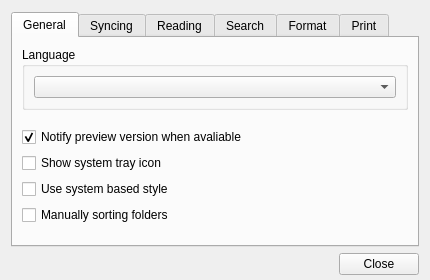
<?xml version="1.0" encoding="UTF-8"?>
<ui version="4.0">
 <class>CWizPreferenceWindow</class>
 <widget class="QDialog" name="CWizPreferenceWindow">
  <property name="geometry">
   <rect>
    <x>0</x>
    <y>0</y>
    <width>430</width>
    <height>280</height>
   </rect>
  </property>
  <property name="sizePolicy">
   <sizepolicy hsizetype="Preferred" vsizetype="Preferred">
    <horstretch>0</horstretch>
    <verstretch>0</verstretch>
   </sizepolicy>
  </property>
  <property name="minimumSize">
   <size>
    <width>430</width>
    <height>280</height>
   </size>
  </property>
  <property name="maximumSize">
   <size>
    <width>430</width>
    <height>280</height>
   </size>
  </property>
  <property name="windowTitle">
   <string>WizPreferenceDialog</string>
  </property>
  <layout class="QVBoxLayout" name="verticalLayout_2">
   <property name="topMargin">
    <number>12</number>
   </property>
   <property name="bottomMargin">
    <number>5</number>
   </property>
   <item>
    <widget class="QTabWidget" name="tabWidget">
     <property name="currentIndex">
      <number>0</number>
     </property>
     <property name="usesScrollButtons">
      <bool>false</bool>
     </property>
     <property name="documentMode">
      <bool>false</bool>
     </property>
     <property name="tabsClosable">
      <bool>false</bool>
     </property>
     <property name="movable">
      <bool>false</bool>
     </property>
     <widget class="QWidget" name="tabGeneral">
      <attribute name="title">
       <string>General</string>
      </attribute>
      <layout class="QVBoxLayout" name="verticalLayout">
       <item>
        <widget class="QGroupBox" name="groupBoxLang">
         <property name="title">
          <string>Language</string>
         </property>
         <layout class="QVBoxLayout" name="verticalLayout_3">
          <item>
           <widget class="QComboBox" name="comboLang"/>
          </item>
         </layout>
        </widget>
       </item>
       <item>
        <spacer name="verticalSpacer_2">
         <property name="orientation">
          <enum>Qt::Vertical</enum>
         </property>
         <property name="sizeHint" stdset="0">
          <size>
           <width>20</width>
           <height>40</height>
          </size>
         </property>
        </spacer>
       </item>
       <item>
        <widget class="QCheckBox" name="checkBox">
         <property name="enabled">
          <bool>true</bool>
         </property>
         <property name="text">
          <string>Notify preview version when avaliable</string>
         </property>
         <property name="checked">
          <bool>true</bool>
         </property>
        </widget>
       </item>
       <item>
        <widget class="QCheckBox" name="checkBoxTrayIcon">
         <property name="text">
          <string>Show system tray icon</string>
         </property>
        </widget>
       </item>
       <item>
        <widget class="QCheckBox" name="checkBoxSystemStyle">
         <property name="text">
          <string>Use system based style</string>
         </property>
        </widget>
       </item>
       <item>
        <widget class="QCheckBox" name="checkBoxManuallySort">
         <property name="text">
          <string>Manually sorting folders</string>
         </property>
        </widget>
       </item>
       <item>
        <spacer name="verticalSpacer">
         <property name="orientation">
          <enum>Qt::Vertical</enum>
         </property>
         <property name="sizeHint" stdset="0">
          <size>
           <width>20</width>
           <height>40</height>
          </size>
         </property>
        </spacer>
       </item>
      </layout>
     </widget>
     <widget class="QWidget" name="tabSyncing">
      <attribute name="title">
       <string>Syncing</string>
      </attribute>
      <layout class="QVBoxLayout" name="verticalLayout_4">
       <item>
        <widget class="QGroupBox" name="groupBoxSync">
         <property name="title">
          <string>Sync Method</string>
         </property>
         <layout class="QGridLayout" name="gridLayout_2">
          <item row="0" column="0">
           <widget class="QLabel" name="labelSyncInterval">
            <property name="sizePolicy">
             <sizepolicy hsizetype="Expanding" vsizetype="Preferred">
              <horstretch>0</horstretch>
              <verstretch>0</verstretch>
             </sizepolicy>
            </property>
            <property name="text">
             <string>Sync time interval:</string>
            </property>
           </widget>
          </item>
          <item row="0" column="1">
           <widget class="QComboBox" name="comboSyncInterval">
            <property name="minimumSize">
             <size>
              <width>170</width>
              <height>0</height>
             </size>
            </property>
            <property name="modelColumn">
             <number>0</number>
            </property>
            <item>
             <property name="text">
              <string>5 minutes</string>
             </property>
            </item>
            <item>
             <property name="text">
              <string>15 minutes</string>
             </property>
            </item>
            <item>
             <property name="text">
              <string>30 minutes</string>
             </property>
            </item>
            <item>
             <property name="text">
              <string>1 hour</string>
             </property>
            </item>
            <item>
             <property name="text">
              <string>Manual</string>
             </property>
            </item>
           </widget>
          </item>
          <item row="1" column="0">
           <widget class="QLabel" name="labelSyncMethod">
            <property name="sizePolicy">
             <sizepolicy hsizetype="Expanding" vsizetype="Preferred">
              <horstretch>0</horstretch>
              <verstretch>0</verstretch>
             </sizepolicy>
            </property>
            <property name="text">
             <string>Personal sync method:</string>
            </property>
           </widget>
          </item>
          <item row="1" column="1">
           <widget class="QComboBox" name="comboSyncMethod">
            <property name="sizePolicy">
             <sizepolicy hsizetype="Minimum" vsizetype="Fixed">
              <horstretch>0</horstretch>
              <verstretch>0</verstretch>
             </sizepolicy>
            </property>
            <property name="maximumSize">
             <size>
              <width>170</width>
              <height>16777215</height>
             </size>
            </property>
            <item>
             <property name="text">
              <string>Not download data when syncing</string>
             </property>
            </item>
            <item>
             <property name="text">
              <string>Download recent 1 day's data</string>
             </property>
            </item>
            <item>
             <property name="text">
              <string>Download recent 1 week's data</string>
             </property>
            </item>
            <item>
             <property name="text">
              <string>Download recent 1 month's data</string>
             </property>
            </item>
            <item>
             <property name="text">
              <string>Download all data when syncing</string>
             </property>
            </item>
           </widget>
          </item>
          <item row="2" column="0">
           <widget class="QLabel" name="labelSyncGroupMethod">
            <property name="sizePolicy">
             <sizepolicy hsizetype="Expanding" vsizetype="Preferred">
              <horstretch>0</horstretch>
              <verstretch>0</verstretch>
             </sizepolicy>
            </property>
            <property name="text">
             <string>Group sync method:</string>
            </property>
           </widget>
          </item>
          <item row="2" column="1">
           <widget class="QComboBox" name="comboSyncGroupMethod">
            <property name="sizePolicy">
             <sizepolicy hsizetype="Minimum" vsizetype="Fixed">
              <horstretch>0</horstretch>
              <verstretch>0</verstretch>
             </sizepolicy>
            </property>
            <property name="maximumSize">
             <size>
              <width>170</width>
              <height>16777215</height>
             </size>
            </property>
            <item>
             <property name="text">
              <string>Not download data when syncing</string>
             </property>
            </item>
            <item>
             <property name="text">
              <string>Download recent 1 day's data</string>
             </property>
            </item>
            <item>
             <property name="text">
              <string>Download recent 1 week's data</string>
             </property>
            </item>
            <item>
             <property name="text">
              <string>Download recent 1 month's data</string>
             </property>
            </item>
            <item>
             <property name="text">
              <string>Download all data when syncing</string>
             </property>
            </item>
           </widget>
          </item>
         </layout>
        </widget>
       </item>
       <item>
        <widget class="QLabel" name="labelProxySettings">
         <property name="text">
          <string>Proxy Settings</string>
         </property>
         <property name="alignment">
          <set>Qt::AlignLeading|Qt::AlignLeft|Qt::AlignVCenter</set>
         </property>
        </widget>
       </item>
      </layout>
     </widget>
     <widget class="QWidget" name="tabReading">
      <attribute name="title">
       <string>Reading</string>
      </attribute>
      <layout class="QVBoxLayout" name="verticalLayout_5">
       <item>
        <widget class="QGroupBox" name="groupBoxNoteView">
         <property name="title">
          <string>Default note view(Only works for psersonal note)</string>
         </property>
         <layout class="QVBoxLayout" name="verticalLayout_8">
          <item>
           <widget class="QRadioButton" name="radioAuto">
            <property name="text">
             <string>Auto (Keep view state)</string>
            </property>
           </widget>
          </item>
          <item>
           <widget class="QRadioButton" name="radioAlwaysEditing">
            <property name="text">
             <string>Always open in Editing-View</string>
            </property>
           </widget>
          </item>
          <item>
           <widget class="QRadioButton" name="radioAlwaysReading">
            <property name="text">
             <string>Always open in Reading-View</string>
            </property>
           </widget>
          </item>
         </layout>
        </widget>
       </item>
       <item>
        <layout class="QHBoxLayout" name="horizontalLayout_5">
         <item>
          <widget class="QPushButton" name="pushButtonChoseMarkdwonTemplate">
           <property name="text">
            <string>Chose Markdown template</string>
           </property>
          </widget>
         </item>
         <item>
          <spacer name="horizontalSpacer_2">
           <property name="orientation">
            <enum>Qt::Horizontal</enum>
           </property>
           <property name="sizeHint" stdset="0">
            <size>
             <width>40</width>
             <height>20</height>
            </size>
           </property>
          </spacer>
         </item>
        </layout>
       </item>
      </layout>
     </widget>
     <widget class="QWidget" name="tabSearch">
      <attribute name="title">
       <string>Search</string>
      </attribute>
      <layout class="QVBoxLayout" name="verticalLayout_11">
       <item>
        <widget class="QGroupBox" name="groupBox_3">
         <property name="title">
          <string>Search settings</string>
         </property>
         <layout class="QVBoxLayout" name="verticalLayout_10">
          <item>
           <widget class="QCheckBox" name="checkBoxSearchEncryNote">
            <property name="text">
             <string>Search encrypted note</string>
            </property>
           </widget>
          </item>
          <item>
           <layout class="QHBoxLayout" name="horizontalLayout_3">
            <item>
             <widget class="QLabel" name="label_6">
              <property name="text">
               <string>Password of encrypted note : </string>
              </property>
             </widget>
            </item>
            <item>
             <widget class="QLineEdit" name="lineEditNotePassword">
              <property name="echoMode">
               <enum>QLineEdit::Password</enum>
              </property>
             </widget>
            </item>
           </layout>
          </item>
         </layout>
        </widget>
       </item>
       <item>
        <spacer name="verticalSpacer_4">
         <property name="orientation">
          <enum>Qt::Vertical</enum>
         </property>
         <property name="sizeHint" stdset="0">
          <size>
           <width>20</width>
           <height>59</height>
          </size>
         </property>
        </spacer>
       </item>
      </layout>
     </widget>
     <widget class="QWidget" name="tabFormat">
      <attribute name="title">
       <string>Format</string>
      </attribute>
      <layout class="QVBoxLayout" name="verticalLayout_7">
       <item>
        <widget class="QGroupBox" name="groupBox">
         <property name="title">
          <string>Default font</string>
         </property>
         <layout class="QVBoxLayout" name="verticalLayout_6">
          <item>
           <layout class="QHBoxLayout" name="horizontalLayout_2">
            <item>
             <widget class="QLineEdit" name="editFont">
              <property name="inputMask">
               <string notr="true"/>
              </property>
              <property name="text">
               <string/>
              </property>
              <property name="alignment">
               <set>Qt::AlignCenter</set>
              </property>
              <property name="readOnly">
               <bool>true</bool>
              </property>
             </widget>
            </item>
            <item>
             <widget class="QPushButton" name="buttonFontSelect">
              <property name="minimumSize">
               <size>
                <width>120</width>
                <height>0</height>
               </size>
              </property>
              <property name="text">
               <string>Select</string>
              </property>
              <property name="autoDefault">
               <bool>false</bool>
              </property>
             </widget>
            </item>
           </layout>
          </item>
         </layout>
        </widget>
       </item>
       <item>
        <widget class="QGroupBox" name="groupBox_4">
         <property name="title">
          <string>Background color</string>
         </property>
         <layout class="QHBoxLayout" name="horizontalLayout_4">
          <item>
           <widget class="QPushButton" name="pushButtonBackgroundColor">
            <property name="sizePolicy">
             <sizepolicy hsizetype="Expanding" vsizetype="Fixed">
              <horstretch>0</horstretch>
              <verstretch>0</verstretch>
             </sizepolicy>
            </property>
            <property name="text">
             <string/>
            </property>
            <property name="autoDefault">
             <bool>true</bool>
            </property>
           </widget>
          </item>
          <item>
           <widget class="QPushButton" name="pushButtonClearBackground">
            <property name="minimumSize">
             <size>
              <width>120</width>
              <height>0</height>
             </size>
            </property>
            <property name="text">
             <string>Clear</string>
            </property>
           </widget>
          </item>
         </layout>
        </widget>
       </item>
      </layout>
     </widget>
     <widget class="QWidget" name="tabPrint">
      <attribute name="title">
       <string>Print</string>
      </attribute>
      <layout class="QVBoxLayout" name="verticalLayout_9">
       <item>
        <widget class="QGroupBox" name="groupBox_2">
         <property name="title">
          <string>Page margins</string>
         </property>
         <layout class="QGridLayout" name="gridLayout">
          <item row="0" column="0">
           <widget class="QLabel" name="label_5">
            <property name="text">
             <string>Unit:</string>
            </property>
           </widget>
          </item>
          <item row="0" column="1">
           <widget class="QComboBox" name="comboBox_unit">
            <property name="sizePolicy">
             <sizepolicy hsizetype="Maximum" vsizetype="Fixed">
              <horstretch>0</horstretch>
              <verstretch>0</verstretch>
             </sizepolicy>
            </property>
            <item>
             <property name="text">
              <string>Millimeter</string>
             </property>
            </item>
            <item>
             <property name="text">
              <string>Point</string>
             </property>
            </item>
            <item>
             <property name="text">
              <string>Inch</string>
             </property>
            </item>
            <item>
             <property name="text">
              <string>Pica</string>
             </property>
            </item>
            <item>
             <property name="text">
              <string>Didot</string>
             </property>
            </item>
            <item>
             <property name="text">
              <string>Cicero</string>
             </property>
            </item>
           </widget>
          </item>
          <item row="1" column="0">
           <widget class="QLabel" name="label">
            <property name="text">
             <string>Top:</string>
            </property>
           </widget>
          </item>
          <item row="1" column="1">
           <widget class="QDoubleSpinBox" name="spinBox_top">
            <property name="sizePolicy">
             <sizepolicy hsizetype="Expanding" vsizetype="Fixed">
              <horstretch>0</horstretch>
              <verstretch>0</verstretch>
             </sizepolicy>
            </property>
            <property name="minimum">
             <double>-999.000000000000000</double>
            </property>
            <property name="maximum">
             <double>999.990000000000009</double>
            </property>
           </widget>
          </item>
          <item row="1" column="2">
           <widget class="QLabel" name="label_2">
            <property name="text">
             <string>Bottom:</string>
            </property>
           </widget>
          </item>
          <item row="1" column="3">
           <widget class="QDoubleSpinBox" name="spinBox_bottom">
            <property name="sizePolicy">
             <sizepolicy hsizetype="Expanding" vsizetype="Fixed">
              <horstretch>0</horstretch>
              <verstretch>0</verstretch>
             </sizepolicy>
            </property>
            <property name="minimum">
             <double>-999.000000000000000</double>
            </property>
            <property name="maximum">
             <double>999.990000000000009</double>
            </property>
           </widget>
          </item>
          <item row="2" column="0">
           <widget class="QLabel" name="label_3">
            <property name="text">
             <string>Left:</string>
            </property>
           </widget>
          </item>
          <item row="2" column="1">
           <widget class="QDoubleSpinBox" name="spinBox_left">
            <property name="minimum">
             <double>-999.000000000000000</double>
            </property>
            <property name="maximum">
             <double>999.990000000000009</double>
            </property>
           </widget>
          </item>
          <item row="2" column="2">
           <widget class="QLabel" name="label_4">
            <property name="text">
             <string>Right:</string>
            </property>
           </widget>
          </item>
          <item row="2" column="3">
           <widget class="QDoubleSpinBox" name="spinBox_right">
            <property name="minimum">
             <double>-999.000000000000000</double>
            </property>
            <property name="maximum">
             <double>999.990000000000009</double>
            </property>
           </widget>
          </item>
         </layout>
        </widget>
       </item>
       <item>
        <spacer name="verticalSpacer_5">
         <property name="orientation">
          <enum>Qt::Vertical</enum>
         </property>
         <property name="sizeHint" stdset="0">
          <size>
           <width>20</width>
           <height>40</height>
          </size>
         </property>
        </spacer>
       </item>
      </layout>
     </widget>
    </widget>
   </item>
   <item>
    <layout class="QHBoxLayout" name="horizontalLayout">
     <item>
      <spacer name="horizontalSpacer">
       <property name="orientation">
        <enum>Qt::Horizontal</enum>
       </property>
       <property name="sizeHint" stdset="0">
        <size>
         <width>403</width>
         <height>20</height>
        </size>
       </property>
      </spacer>
     </item>
     <item>
      <widget class="QPushButton" name="btnClose">
       <property name="sizePolicy">
        <sizepolicy hsizetype="Preferred" vsizetype="Fixed">
         <horstretch>0</horstretch>
         <verstretch>0</verstretch>
        </sizepolicy>
       </property>
       <property name="text">
        <string>Close</string>
       </property>
      </widget>
     </item>
    </layout>
   </item>
  </layout>
 </widget>
 <resources/>
 <connections/>
</ui>
